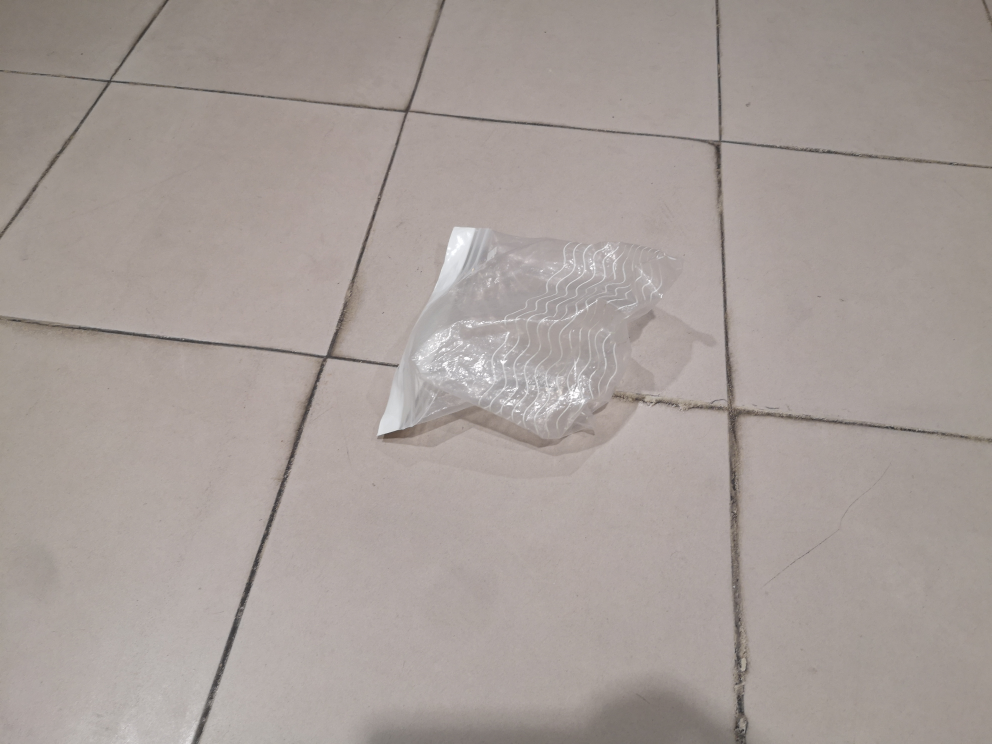
#> input picture computer_vision/data/test-images/hall/plastic_bag.jpg, 3968 x 2976 px (shown at 1/4 size)
$ python object_detection.py
#> lines starting #> are read from the running program, lines starting #| are printed output that depends on the picture; after the words box and inside, x2 and y2 are one past the last pixel; in counts of white or black regions, pixels touching at a corner belong together
### computer_vision/utils.py
import os

INPUT_DIR_HALL = os.path.join('data', 'test-images/hall')
INPUT_DIR_OUTSIDE = os.path.join('data', 'test-images/outside')
INPUT_DIR_LAB = os.path.join('data', 'test-images/lab')
OUTPUT_DIR = os.path.join('data', 'output')


def in_file(filename):
    """Returns the path of an input file"""
    return os.path.join(INPUT_DIR_HALL, filename)


# [4 lines left out: function out_file, not called in this run]

### computer_vision/object_detection.py
import cv2
import matplotlib.pyplot as plt
from utils import in_file, out_file
import numpy as np

image = cv2.imread(in_file('plastic_bag.jpg'))
#> image is the input picture: shape (2976, 3968, 3); mean B, G, R 152.6, 157, 166.4
# Resize the image to 25% of the original size
img = cv2.resize(image, None, fx=0.25, fy=0.25)
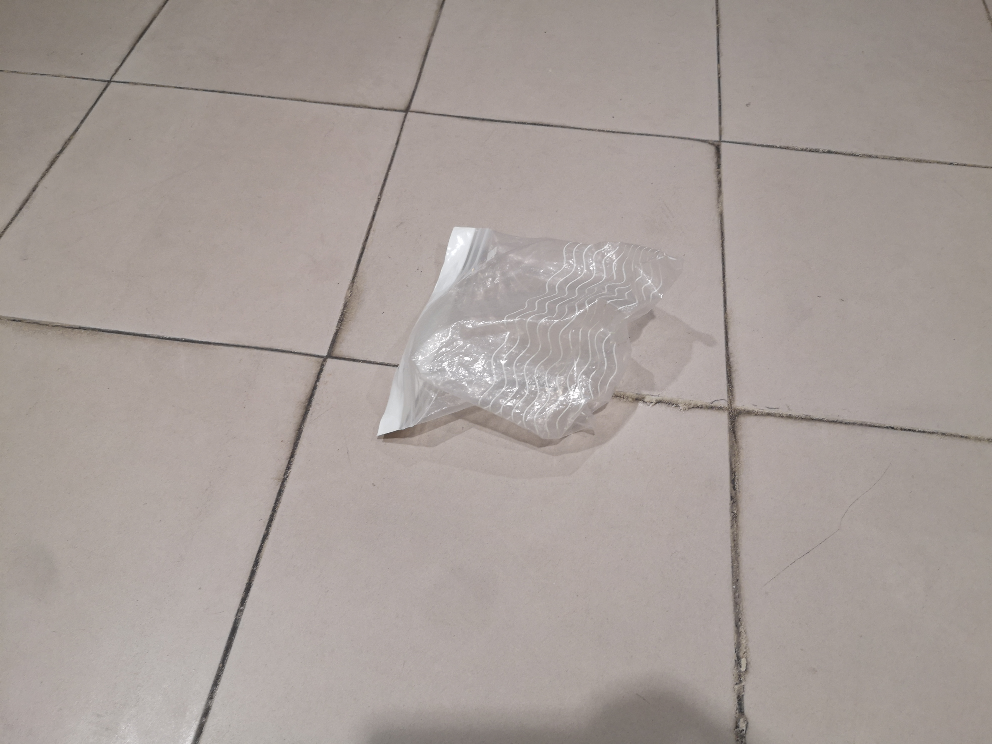
#> img: shape (744, 992, 3); mean B, G, R 152.8, 157.1, 166.5
imgGray = cv2.cvtColor(img, cv2.COLOR_BGR2GRAY)
cv2.imshow('image_gray', imgGray)

"""
# Histogramas das três componentes de cor
color = ('b', 'g', 'r')
for i, col in enumerate(color):
    histr = cv2.calcHist([img], [i], None, [256], [0, 256])
    plt.plot(histr, color=col)
    plt.xlim([0, 256])
plt.show()
"""

nbins = 256
binsInt = np.arange(nbins + 1)
hist, bin_edges = np.histogram(imgGray, bins=binsInt)
#> hist = 256 values, max 30319 at index 168, min 0 at index 0, mean 2883; bin_edges = 257 values from 0 to 256
width = 0.35
p1 = plt.bar(binsInt[:-1], hist, width, color='r')
#> p1 = 256 items
h = np.argmax(hist)
#> h = 168
plt.show()
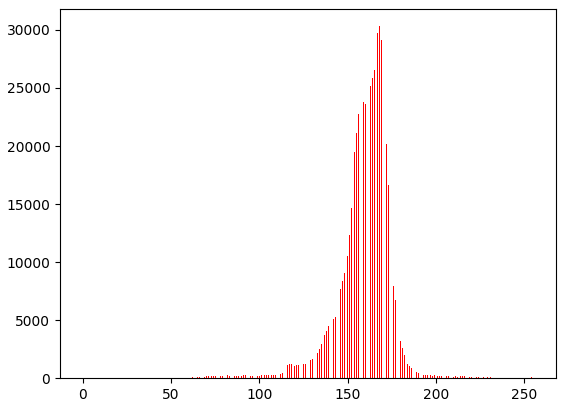
#> figure drawn by matplotlib, 1 panel; tallest bar 30319 high, from x = 167.8 to 168.2

s = 0

# Iterar sobre o histograma ao longo do eixo x, da direita para a esquerda
for i in range(h, -1, -1):
    bin_count = hist[i]
    bin_left = bin_edges[i]
    bin_right = bin_edges[i + 1]

    if bin_count < 1500:
        print("Bin", i, ":", bin_left, "-", bin_right, ":", bin_count)
        s = bin_left
        break
#> this loop made 41 passes
#> (bin_count, bin_left, bin_right, s) on pass 41: (1494, 128, 129, 128)
#> (bin_count, bin_left, bin_right) on passes 1 to 6: (30319, 168, 169), (29707, 167, 168), (27585, 166, 167), (26554, 165, 166), (25896, 164, 165), (25142, 163, 164)
#| Bin 128 : 128 - 129 : 1494

"""
# Define os limites do intervalo
lower_threshold = 132
upper_threshold = 190

# Aplica a limiarização
_, thresholded_image1 = cv2.threshold(imgGray, lower_threshold, 255, cv2.THRESH_BINARY)
_, thresholded_image2 = cv2.threshold(imgGray, upper_threshold, 255, cv2.THRESH_BINARY_INV)

# Combina as imagens binárias resultantes usando uma operação lógica
result_image = cv2.bitwise_and(thresholded_image1, thresholded_image2)
thresholded_image = cv2.bitwise_not(result_image)  # Inverte a imagem binária
"""

print("O H é: ", h)
#| O H é:  168
thres, bw = cv2.threshold(imgGray, s, 255, cv2.THRESH_BINARY)
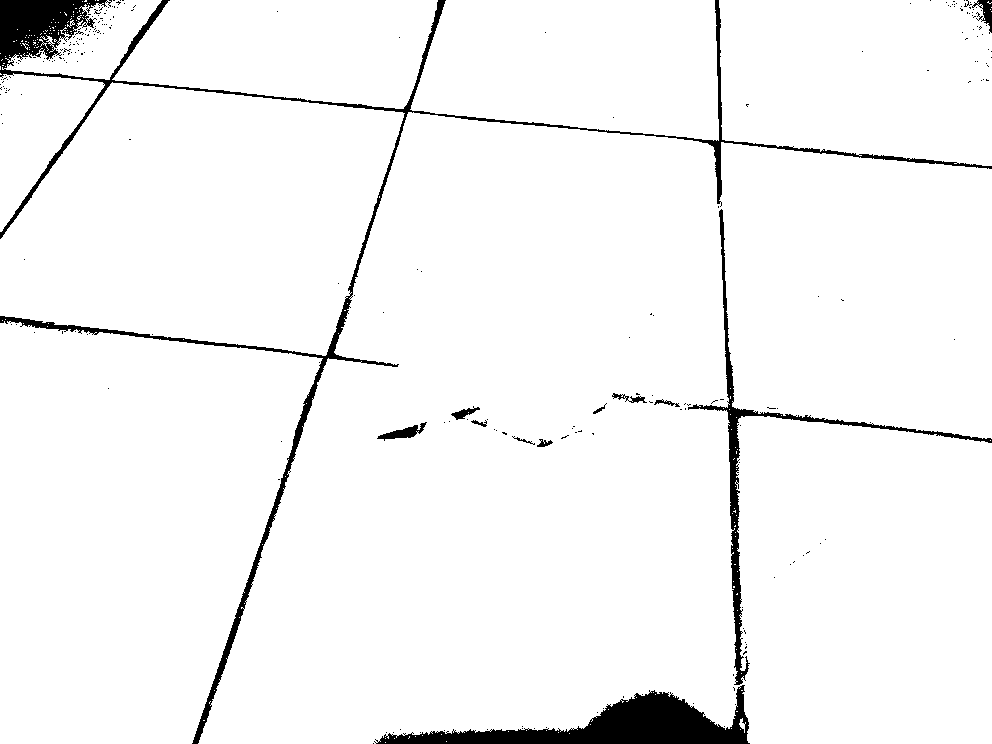
#> bw: shape (744, 992); 96.1% white; 250 black regions (238 under 20 px), largest, box (x1, y1, x2, y2) and area: (0, 0, 992, 744) 14227, (374, 685, 750, 744) 8628, (688, 209, 992, 685) 4032
#> thres = 128


cv2.imshow('image', bw)
cv2.waitKey(0)
cv2.destroyAllWindows()
